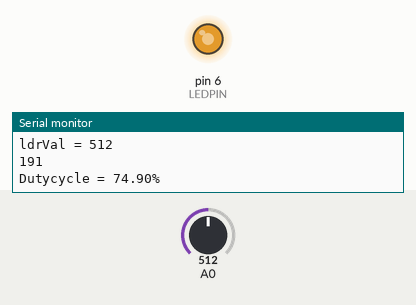
Recording of a sketch running on a simulated Arduino Uno, built with avr-gcc and run on an emulated ATmega328P. Parts: output pins drawn as LEDs (lit = HIGH), the last lines printed to the serial monitor. Inputs (shaded band) come from the test bench; at power-on: A0 = 512.

Above: at 1.2 s.
1.3 s: A0 set to 900
At 1.9 s:
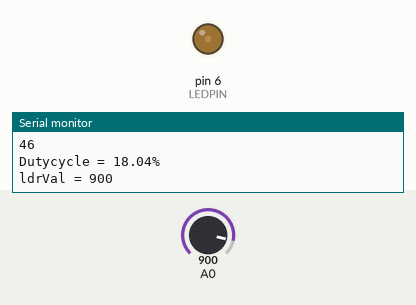
2.8 s: A0 set to 122
At 3.2 s:
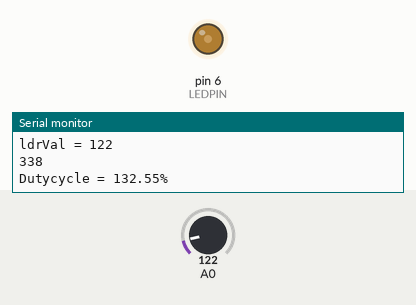
4.3 s: A0 set to 1023
At 5.3 s:
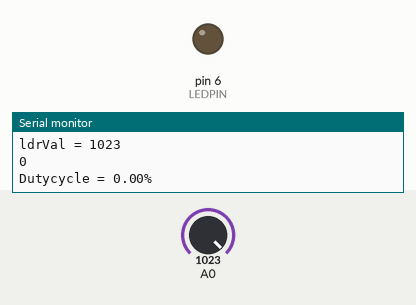
Timing chart, 0 to 7.3 s (numbered marks = the images above; inputs shaded):
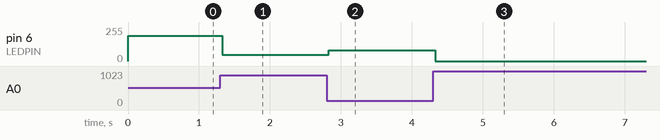

Measured:
- after the input at 1.3 s, pin 6 (LEDPIN): 191/255 → 46/255 at once
- after the input at 2.8 s, pin 6 (LEDPIN): 46/255 → 82/255 at once
- after the input at 4.3 s, pin 6 (LEDPIN): 82/255 → 0/255 at once

The sketch:

Eksempel4_LDR.ino
```cpp
#define LEDPIN 6 // Konstanten LEDPIN er sat til 6 for PWM.

int ldrVal = 0; // En variabel integer sættes op til at holde LDR'ens værdi.
int pwmOut = 0; // En variabel integer sættes op til at holde PWM output argumentet.

void setup() {
  pinMode(LEDPIN, OUTPUT); //ledPin sættes som output.
  Serial.begin(9600); //Den serielle kommunikation mellem Arduino og Computer påbegyndes med en baudrate på 9600 baud (tegn/s)
}

void loop() {
  ldrVal = analogRead(A0); // Der foretages en analoglæsning på A0.
  Serial.print("ldrVal = "); // Værdien for aflæsningen skrives til det serielle vindue.
  Serial.println(ldrVal); // Værdien for aflæsningen skrives til det serielle vindue.

  pwmOut = map(ldrVal,1023,344,0,255); // pwmOut får værdien fra ldrVal, Det mappes inverst, ud fra LDR'ens konfiguration. Så en høj spænding giver lidt lys.
  analogWrite(LEDPIN, pwmOut); // LEDPIN genererer et PWM signel, der svarer til den dutycycle tallet fra 0-255 repræsenterer.
  Serial.println(pwmOut);
  Serial.print("Dutycycle = "); // Dutycycle skal også leveres til Serial vinduet.
  Serial.print((float)pwmOut/255.0*100.0); // Det beregnes som en normal procentomregning udfra 255 som maksværdien.
  Serial.println("%"); // Et procenttegn på til sidst, for at gøre det pænt.
}
```
